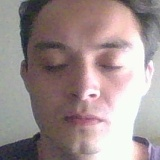
#> input picture WebcamTest/faceLibrary/ArmandoFrame/image_0.jpg, 160 x 160 px, found by its file name; its folder holds 3 pictures in this run
$ python hiddenLayerOfTraining.py
#> lines starting #> are read from the running program, lines starting #| are printed output that depends on the picture
import cv2 as cv2
import os
import numpy as np
from time import time

dataPath= "C:/Users/shini/Desktop/PythonFaceRec/WebcamTest/faceLibrary"
dataList=os.listdir(dataPath)
#print("data", dataList)

ids=[]
facesData=[]
id=0
startTime= time()


for row in dataList:
    fullPath= dataPath+"/"+row
    print("Starting lecture")
    for file in os.listdir(fullPath):

        totalLectureTime= time()
        lectureTime= totalLectureTime - startTime
        print("Images: ", row +"/"+ file)
        ids.append(id)
        facesData.append(cv2.imread(fullPath+"/"+file,0))
        images=cv2.imread(fullPath+"/"+file,0)
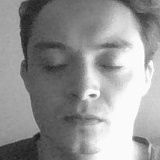
#> images: shape (160, 160); min 26, max 255, mean 148.2


    id=id+1
#> id = 1
    totalLectureTime= time()
    lectureTime= totalLectureTime - startTime
    print("Total time= ", lectureTime)

EigenFaceRecognizer=cv2.face.EigenFaceRecognizer_create()

print("Starting training")

EigenFaceRecognizer.train(facesData, np.array(ids))

endTrainingTime= time()
totalTrainingTime= endTrainingTime-totalLectureTime

print("Total lecture time= ", totalTrainingTime)

EigenFaceRecognizer.write("Training_EigenRecognizer.xml")

print("Finished")
